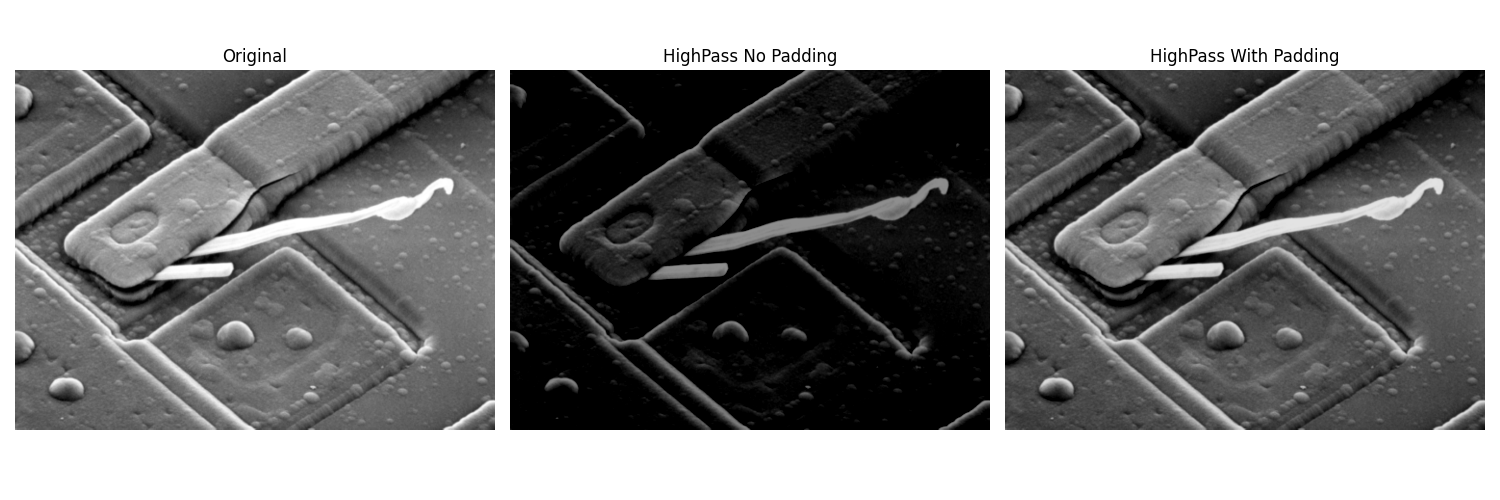

Write the Python code that produced this figure.

import sys
import os
import numpy as np
import matplotlib.pyplot as plt
from skimage.io import imread
from skimage.util import img_as_float, img_as_ubyte
from libDIP.lpFilterTF4e import lpFilterTF4e
from libDIP.dftFiltering4e import dftFiltering4e
from libDIPUM.paddedsize import paddedsize
from libDIPUM.data_path import dip_data

# Image loading
img_path = dip_data('blown_ic.tif')
f = imread(img_path)
if f.ndim == 3: f = f[:,:,0] # if grayscale
f = img_as_float(f)
M, N = f.shape

# Low pass filter creation (Centered)
# HNoPad = lpFilterTF4e('ideal',M,N,0.5);
# HNoPad = imcomplement(HNoPad); -> 1 - H
HNoPad_low = lpFilterTF4e('ideal', M, N, 0.5)
HNoPad = 1.0 - HNoPad_low

# With Padding
# PQ = paddedsize(size(f)); -> dftFiltering4e pads to 2*M, 2*N internally if padmode != 'none'
# Wait, dftFiltering4e documentation says:
# "Unless padmode = 'none', function DFTFILTERING4E pads the input image to size P-by-Q, with P = 2*M and Q = 2*N"
# So we must generate H of size 2M, 2N.

P, Q = 2*M, 2*N
HPad_low = lpFilterTF4e('ideal', P, Q, 0.5)
HPad = 1.0 - HPad_low

# Filtering

# NO PADDING
# gNoPad=dftfilt(f,HNoPad); -> dftFiltering4e(f, HNoPad, 'none')
gNoPad = dftFiltering4e(f, HNoPad, 'none')

# WITH PADDING
# gPad=dftfilt(f,HPad); -> dftFiltering4e(f, HPad, 'zeros' or 'replicate'?)
# Input script Figure429.m uses `lpFilterTF4e('ideal',PQ(1),PQ(2),0.5)` where PQ=paddedsize(size(f)).
# And calls gPad=dftfilt(f,HPad). dftfilt uses 'zeros' (constant) padding by default.
# dftFiltering4e defaults to 'replicate'.
# We should use 'zeros' to match Figure429.m logic?
# "gPad=dftfilt(f,HPad)" in Figure429.m calls dftfilt.m.
# dftfilt.m default padMethod is 'zeros' (0).
# So I should use 'zeros' in dftFiltering4e to replicate behavior.

gPad = dftFiltering4e(f, HPad, 'zeros')

# Stats
print(f"No Pad: Min={gNoPad.min():.4f}, Max={gNoPad.max():.4f}, Mean={gNoPad.mean():.4e}")
print(f"With Pad: Min={gPad.min():.4f}, Max={gPad.max():.4f}, Mean={gPad.mean():.4f}")

# Display
fig, axes = plt.subplots(1, 3, figsize=(15, 5))

axes[0].imshow(f, cmap='gray', vmin=0, vmax=1)
axes[0].set_title('Original')
axes[0].axis('off')

axes[1].imshow(gNoPad, cmap='gray', vmin=0, vmax=1)
axes[1].set_title('HighPass No Padding')
axes[1].axis('off')

axes[2].imshow(gPad, cmap='gray',vmin=0, vmax=1)
axes[2].set_title('HighPass With Padding')
axes[2].axis('off')

plt.tight_layout()
plt.savefig('Figure429.png')
print("Saved Figure429.png")
plt.show()
